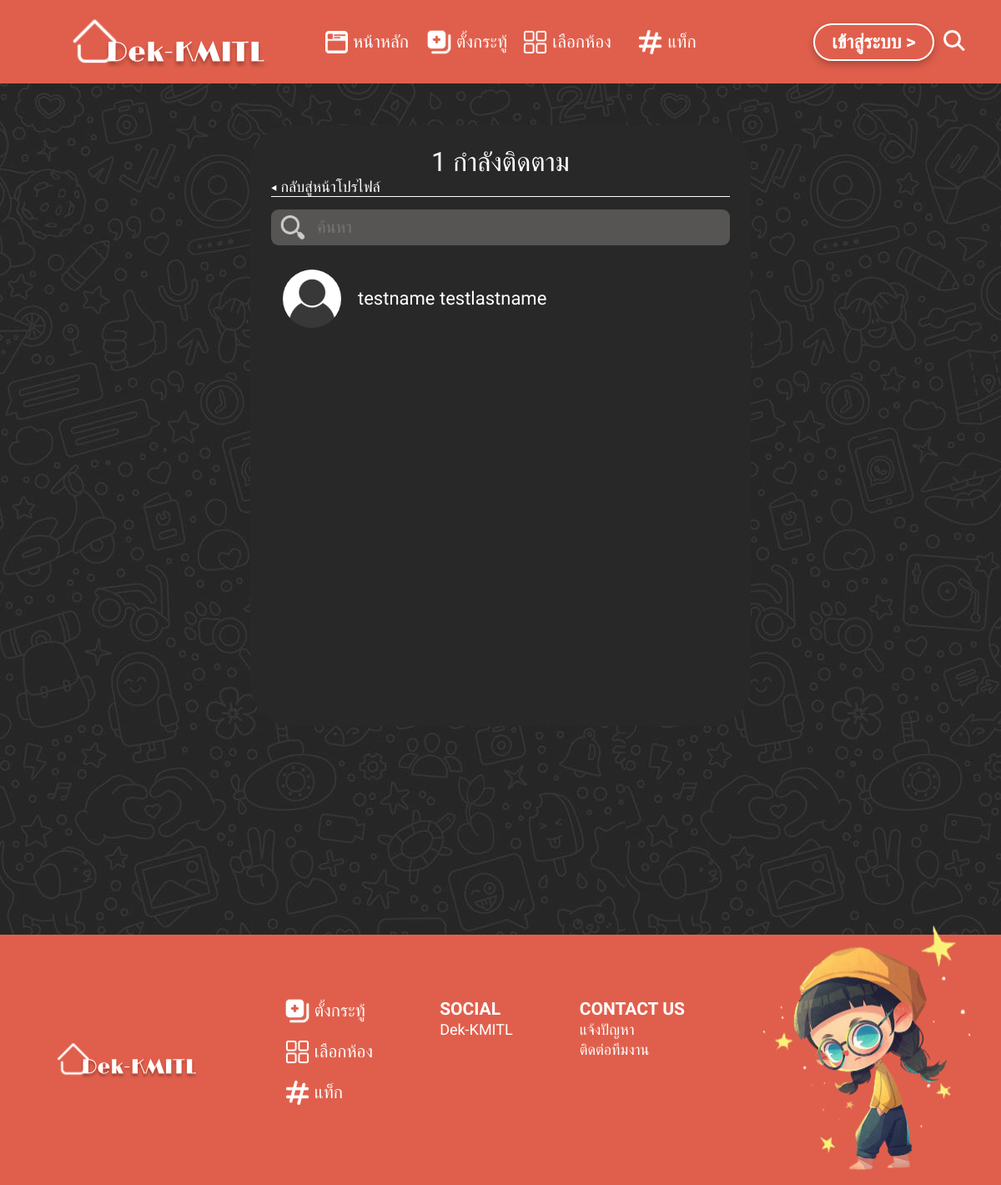
The page /account/4/following on the database its author committed.
### account/models.py (models this page shows, shortened)
class Account(AbstractBaseUser):
    email = models.EmailField(
        verbose_name="email address",
        max_length=255,
        unique=True,
    )
    first_name = models.CharField(max_length=50, default="")
    last_name = models.CharField(max_length=50, default="")
    date_registered = models.DateTimeField(auto_now_add=True)
    last_login = models.DateTimeField(verbose_name="last login", auto_now=True)
    bio = models.TextField(blank=True, max_length=160)
    profile_image = models.ImageField(max_length=255, upload_to=get_profile_image_filepath,   default=get_default_profile_image)
    cover_image = models.ImageField(max_length=255, upload_to=get_cover_image_filepath,   default=get_default_cover_image)
    hide_email = models.BooleanField(default=True)
    is_active = models.BooleanField(default=True)
    is_admin = models.BooleanField(default=False)
    objects = AccountManager()
    USERNAME_FIELD = "email"
    REQUIRED_FIELDS = ["first_name", "last_name"]
    def get_absolute_url(self):
        return reverse("profile_account_view", kwargs={"user_id": self.id})
    def get_profile_image_url(self):
        return self.profile_image.url
    def followings(self):
        table = AccountFollowing.objects.filter(fp=self)
        user_ids = table.values_list('sp',flat=True)
        followings_ = Account.objects.filter(pk__in=user_ids)
        return followings_
    def total_followings(self):
        return self.followings().count()

### account/views.py (the view)
# urls.py: path('<int:user_id>/following',views.following_list_view,name='following_list_view'),
def following_list_view(request,user_id):
    instance = get_object_or_404(Account,pk=user_id)
    context = {
        'instance':instance,
    }
    return render(request,'account/following_list.html',context)

### templates/account/following_list.html (shortened to what this page needs)
{% extends 'components/base.html'%} {% load static %} {% block content %} {%load account_tags %}
<link rel="stylesheet" href="{%static '/css/home.css'%}">
<link rel="stylesheet" href="{%static '/css/profile.css'%}">
<link rel="stylesheet" href="{%static '/css/follow_list.css'%}">
<div class="container">
    <div class="follow-count">{{instance.total_followings}}&nbsp;กำลังติดตาม</div>
    <a href="{{instance.get_absolute_url}}">
        <div class="back-to-profile">◂ กลับสู่หน้าโปรไฟล์ </div>
    </a>
    <div class="follow-search vhcenter">
        <img src="/statics/images/search.svg" style="width:30px;margin-left:6px">
        <input type="text" id="following_search" onkeyup="search('following_not_found','following_search','following_table',1)" placeholder="ค้นหา" class="user-search">
    </div>
    <div class="user-info">
        <table id="following_table" class="follower-table">
            {% for user in instance.followings %}
            <tr class="following_tr">
                <td class="user-pic">
                    <a href="{{user.get_absolute_url}}">
                        <div class="user-profile-pic" style="background-image: url({{user.get_profile_image_url}})"></div>
                    </a>
                </td>
                <td class="user-name vhcenter">
                    <a href="{{user.get_absolute_url}}">{{user.first_name}} {{user.last_name}}</a>
                </td>
            </tr>
            {% endfor %}
        </table>
    </div>
</div>
{% endblock %}

### statics/css/base.css (style rules this page uses)
* { margin: 0; padding: 0; box-sizing: border-box; font-family: 'IBM Plex Sans Thai', sans-serif; font-size: 21px; color: #fff; list-style: none; text-decoration: none; }
body { width: 100%; min-height: 100%; margin: 0; background-color: #E05F4C; }
.vhcenter { display: flex; align-items: center; justify-content: center; }

### statics/css/home.css (style rules this page uses)
.user-profile-pic { height: 70px; width: 70px; border-radius: 50%; background-repeat: no-repeat; background-size: cover; background-position: 50% 50%; }

### statics/css/follow_list.css (style rules this page uses)
.container { max-width: 600px; min-height: 720px; margin: auto; background: #282828; border-radius: 50px; padding: 25px; }
.follow-count { width: 100%; text-align: center; font-size: 32px; font-weight: 500; }
.back-to-profile { font-size: 18px; border-bottom: 1px solid #fff; }
.follow-search { margin: 15px 0; width: 100%; background-color: #E4D8D840; border-radius: 9px; padding: 5px; }
.user-search { background: transparent; outline: none; border: 0; padding: 1px 10px 1px 4px; margin: 0 10px; width: 100%; max-height: 35px; font-size: 20px; }
.user-info { overflow: auto; max-height: 500px; }
.follower-table { width: 100%; }
.follower-table tr { display: flex; justify-content: flex-start; padding: 12px; border-radius: 10px; transition: all .15s ease; }
.user-name { margin-left: 20px; white-space: nowrap; text-overflow: ellipsis; overflow: hidden; }
.user-name a { font-size: 22px; font-weight: 500; }

### rows shown on the page
Account: total_followings "1"
Account: get_profile_image_url (placeholder picture), first_name "testname", last_name "testlastname"
